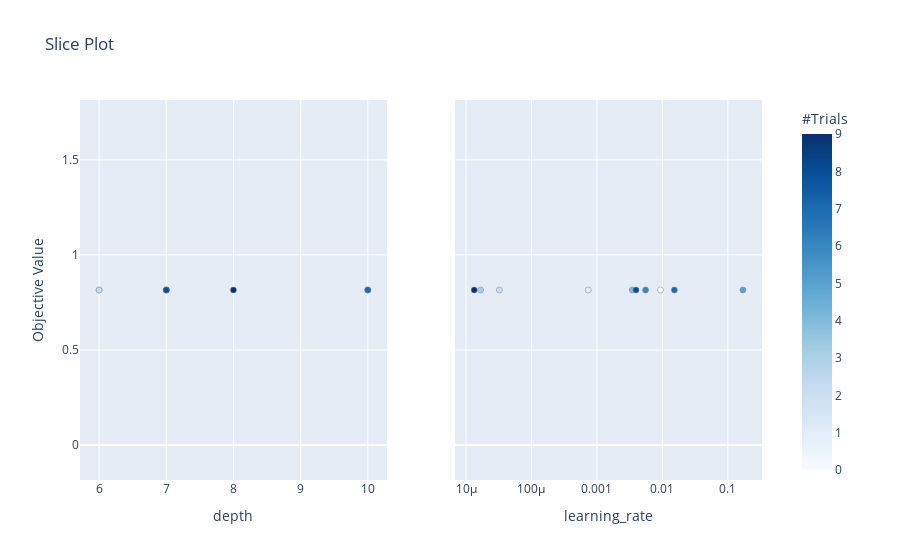

Source (notebook cell):
### Code cell
# optuna.visualization.plot_param_importances(study)
# optuna.visualization.plot_optimization_history(study)
# optuna.visualization.plot_slice(study, params=['depth', 'learning_rate'])

### Figure 1 — Plotly figure (JSON) as saved in the notebook; plotly's stock layout.template omitted (floating-point values rounded to 4 significant figures)
{"data": [{"marker": {"color": [0, 1, 2, 3, 4, 5, 6, 7, 8, 9], "colorbar": {"title": {"text": "#Trials"}, "x": 1, "xpad": 40}, "colorscale": [[0, "rgb(247,251,255)"], [0.125, "rgb(222,235,247)"], [0.25, "rgb(198,219,239)"], [0.375, "rgb(158,202,225)"], [0.5, "rgb(107,174,214)"], [0.625, "rgb(66,146,198)"], [0.75, "rgb(33,113,181)"], [0.875, "rgb(8,81,156)"], [1, "rgb(8,48,107)"]], "line": {"color": "Grey", "width": 0.5}, "showscale": true}, "mode": "markers", "showlegend": false, "type": "scatter", "x": [6, 10, 6, 7, 10, 7, 7, 10, 7, 8], "xaxis": "x", "y": [0.8152, 0.8152, 0.8152, 0.8152, 0.8152, 0.8152, 0.8152, 0.8152, 0.8152, 0.8152], "yaxis": "y"}, {"marker": {"color": [0, 1, 2, 3, 4, 5, 6, 7, 8, 9], "colorbar": {"title": {"text": "#Trials"}, "x": 1, "xpad": 40}, "colorscale": [[0, "rgb(247,251,255)"], [0.125, "rgb(222,235,247)"], [0.25, "rgb(198,219,239)"], [0.375, "rgb(158,202,225)"], [0.5, "rgb(107,174,214)"], [0.625, "rgb(66,146,198)"], [0.75, "rgb(33,113,181)"], [0.875, "rgb(8,81,156)"], [1, "rgb(8,48,107)"]], "line": {"color": "Grey", "width": 0.5}, "showscale": false}, "mode": "markers", "showlegend": false, "type": "scatter", "x": [0.009329, 0.0007359, 3.241e-05, 1.671e-05, 0.003462, 0.1696, 0.005533, 0.01522, 0.003953, 1.333e-05], "xaxis": "x2", "y": [0.8152, 0.8152, 0.8152, 0.8152, 0.8152, 0.8152, 0.8152, 0.8152, 0.8152, 0.8152], "yaxis": "y2"}], "layout": {"title": {"text": "Slice Plot"}, "xaxis": {"anchor": "y", "domain": [0, 0.45], "title": {"text": "depth"}}, "xaxis2": {"anchor": "y2", "domain": [0.55, 1], "title": {"text": "learning_rate"}, "type": "log"}, "yaxis": {"anchor": "x", "domain": [0, 1], "title": {"text": "Objective Value"}}, "yaxis2": {"anchor": "x2", "domain": [0, 1], "matches": "y", "showticklabels": false}}}
